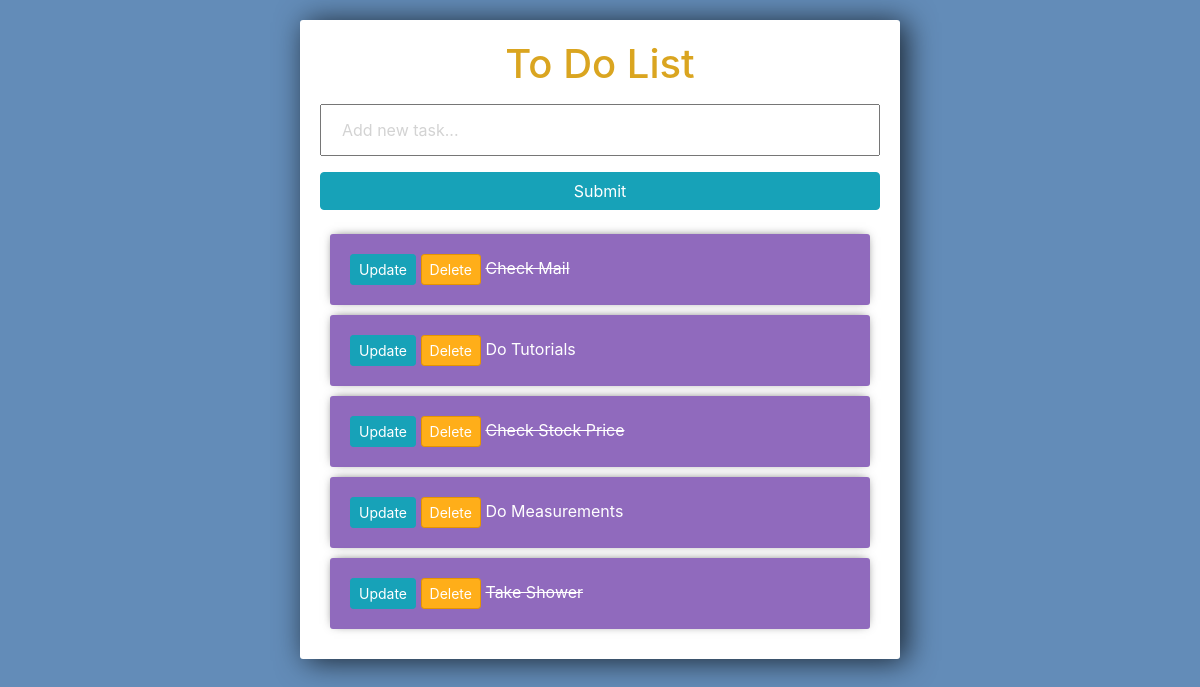
Before: / with the older database file.
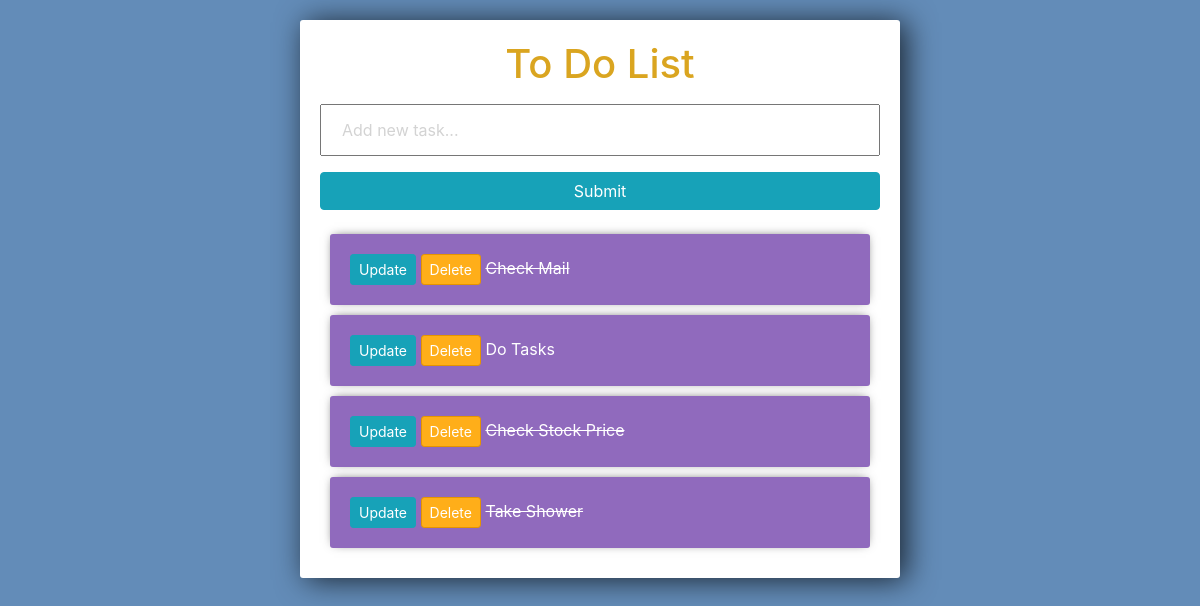
After: the same page with the newer database file.
### tasks/models.py (models this page shows)
class Task(models.Model):
	title = models.CharField(max_length=200)
	complete = models.BooleanField(default=False)
	created = models.DateTimeField(auto_now_add=True)
	def __str__(self):
		return self.title

### tasks/views.py (the view)
# urls.py: path('', views.index, name="list"),
def index(request):
    tasks = Task.objects.all()
    form = TaskForm()
    if request.method =='POST':
        form = TaskForm(request.POST)
        if form.is_valid():
            form.save()
        return redirect('/')
    context = {'tasks':tasks, 'form':form}
    return render(request, 'tasks/list.html', context)

### tasks/forms.py
class TaskForm(forms.ModelForm):
	title= forms.CharField(widget= forms.TextInput(attrs={'placeholder':'Add new task...'}))
	class Meta:
		model = Task
		fields = '__all__'

### tasks/templates/tasks/list.html (shortened to what this page needs)
<link rel="stylesheet" href="https://stackpath.bootstrapcdn.com/bootstrap/4.3.1/css/bootstrap.min.css">
<div class="center-column">
	<h1 id="header">To Do List</h1>
    <form method="POST" action="/">
        {{form.title}}
        <input class="btn btn-info" type="submit" name="Create Task">
    </form>
    <div class="todo-list">
        {% for task in tasks %}
        <div class="item-row">
            <a class="btn btn-sm btn-info" href="{% url 'update_task' task.id %}">Update</a>
            <a class="btn btn-sm btn-danger" href="{% url 'delete' task.id %}">Delete</a>
            {% if task.complete == True %}
                <strike>{{task}}</strike>
            {% else %}
                <span>{{task}}</span>
            {% endif %}
        </div>
    {% endfor %}
    </div>
</div>

### tasks/templates/tasks/list.html (style rules this page uses)
input { width: 100%; padding: 12px 20px; margin: 8px 0; box-sizing: border-box; }
input::placeholder { color: #d3d3d3; }
.center-column { width:600px; margin: 20px auto; padding:20px; background-color: #fff; border-radius: 3px; box-shadow: 6px 2px 30px 0px rgba(0,0,0,0.75); }
.item-row { background-color: #906abd; margin: 10px; padding: 20px; border-radius: 3px; color: #fff; font-size: 16px; box-shadow: 0px -1px 10px -4px rgba(0,0,0,0.75); }
.btn-danger { background-color: #ffae19; border-color: #e59400; }
#header { color: goldenrod; display: flex; justify-content: center; }

Changed rows visible on the page:
removed Task: title "Do Measurements"
changed Task: title "Do Tutorials" → "Do Tasks"
